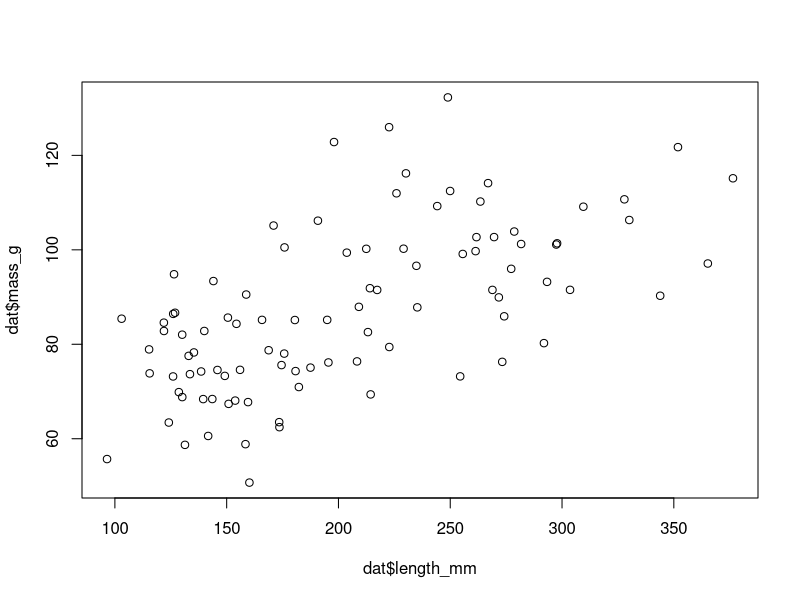
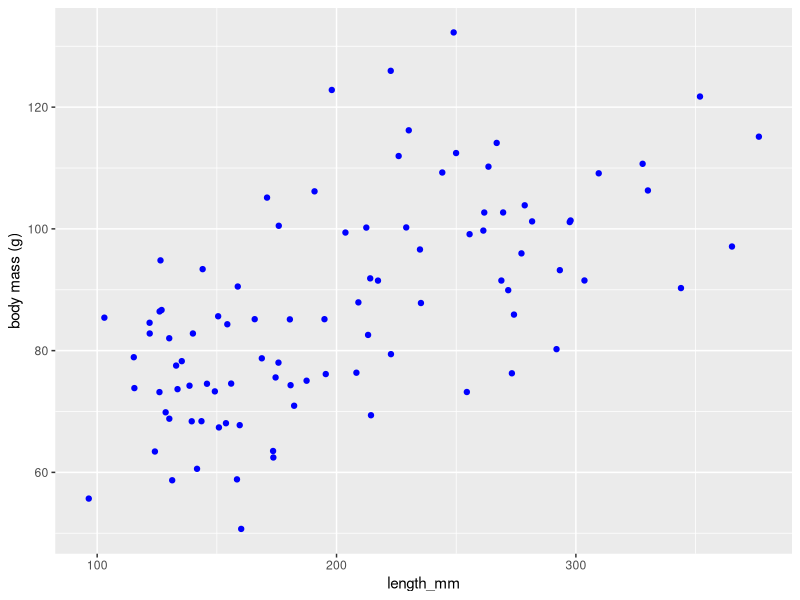

Generate these figures, in order, with R:
### Lab 1: Intro to R ###
## Intro to data import/export
## Basic plotting functions

## Inputs:
    # Lab1data.csv: assignment data
      # Length and mass measurements of 2 species of small mammals

## Outputs:
    # Summary statistics table
    # Box plot

library(here)
library(tidyverse)

dat <- read.csv(here("data", "Lab1data.csv"))

plot(dat$length_mm, dat$mass_g)

ggplot(dat, aes(x= length_mm, y = mass_g)) +
  geom_point(color = "blue") +
  ylab("body mass (g)")
